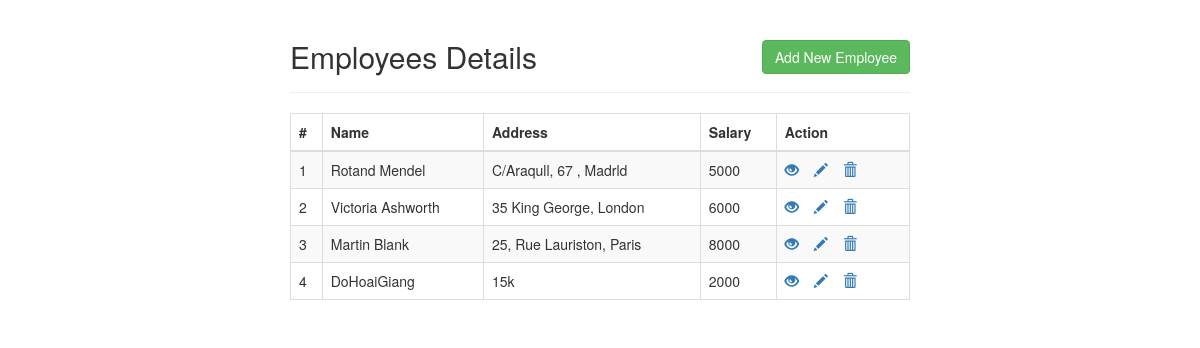
The page / on the database its author committed.
### tables this page shows
CREATE TABLE `employees` (
  `id` int(11) NOT NULL,
  `name` varchar(100) NOT NULL,
  `address` varchar(255) NOT NULL,
  `salary` int(10) NOT NULL
);

### index.php (the view, shortened to what this page needs)
<!DOCTYPE html>
<html lang="en">
<head>
    <link rel="stylesheet" href="https://maxcdn.bootstrapcdn.com/bootstrap/3.3.7/css/bootstrap.css">
</head>
<body>
    <div class="wrapper">
        <div class="container-fluid">
            <div class="row">
                <div class="col-md-12">
                    <div class="page-header clearfix">
                        <h2 class="pull-left">Employees Details</h2>
                        <a href="create.php" class="btn btn-success pull-right">Add New Employee</a>
                    </div>
                    <?php
                    require_once "config.php";
                    $sql = "SELECT * FROM employees";
                    if($result = mysqli_query($link, $sql)){
                        if(mysqli_num_rows($result) > 0){
                            echo "<table class='table table-bordered table-striped'>";
                                echo "<thead>";
                                    echo "<tr>";
                                        echo "<th>#</th>";
                                        echo "<th>Name</th>";
                                        echo "<th>Address</th>";
                                        echo "<th>Salary</th>";
                                        echo "<th>Action</th>";
                                    echo "</tr>";
                                echo "</thead>";
                                echo "<tbody>";
                                while($row = mysqli_fetch_array($result)){
                                    echo "<tr>";
                                        echo "<td>" . $row['id'] . "</td>";
                                        echo "<td>" . $row['name'] . "</td>";
                                        echo "<td>" . $row['address'] . "</td>";
                                        echo "<td>" . $row['salary'] . "</td>";
                                        echo "<td>";
                                            echo "<a href='read.php?id=". $row['id'] ."' title='View Record' data-toggle='tooltip'><span class='glyphicon glyphicon-eye-open'></span></a>";
                                            echo "<a href='update.php?id=". $row['id'] ."' title='Update Record' data-toggle='tooltip'><span class='glyphicon glyphicon-pencil'></span></a>";
                                            echo "<a href='delete.php?id=". $row['id'] ."' title='Delete Record' data-toggle='tooltip'><span class='glyphicon glyphicon-trash'></span></a>";
                                        echo "</td>";
                                    echo "</tr>";
                                }
                                echo "</tbody>";
                            echo "</table>";
                        } else{
                            echo "<p class='lead'><em>Không tìm thấy bản ghi.</em></p>";
                        }
                    } else{
                        echo "ERROR: Không thể thực thi $sql. " . mysqli_error($link);
                    }
                    ?>
                </div>
            </div>
        </div>
    </div>
</body>
</html>

### index.php (style rules this page uses)
.wrapper { width: 650px; margin: 0 auto; }
.page-header h2 { margin-top: 0; }
table tr td:last-child a { margin-right: 15px; }

### rows shown on the page
employees: id "1", name "Rotand Mendel", address "C/Araqull, 67 , Madrld", salary "5000"
employees: id "2", name "Victoria Ashworth", address "35 King George, London", salary "6000"
employees: id "3", name "Martin Blank", address "25, Rue Lauriston, Paris", salary "8000"
employees: id "4", name "DoHoaiGiang", address "15k", salary "2000"
